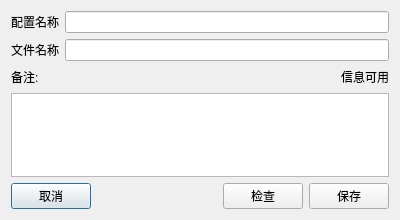
<?xml version="1.0" encoding="UTF-8"?>
<ui version="4.0">
 <class>Dialog_ConfigSaveMsgInput</class>
 <widget class="QDialog" name="Dialog_ConfigSaveMsgInput">
  <property name="geometry">
   <rect>
    <x>0</x>
    <y>0</y>
    <width>400</width>
    <height>220</height>
   </rect>
  </property>
  <property name="windowTitle">
   <string>Dialog</string>
  </property>
  <property name="layoutDirection">
   <enum>Qt::LeftToRight</enum>
  </property>
  <layout class="QVBoxLayout" name="verticalLayout">
   <item>
    <layout class="QFormLayout" name="formLayout">
     <item row="0" column="0">
      <widget class="QLabel" name="label">
       <property name="text">
        <string>配置名称</string>
       </property>
      </widget>
     </item>
     <item row="0" column="1">
      <widget class="QLineEdit" name="ledit_config_name"/>
     </item>
     <item row="1" column="0">
      <widget class="QLabel" name="label_2">
       <property name="text">
        <string>文件名称</string>
       </property>
      </widget>
     </item>
     <item row="1" column="1">
      <widget class="QLineEdit" name="ledit_file_name"/>
     </item>
    </layout>
   </item>
   <item>
    <layout class="QHBoxLayout" name="horizontalLayout_2">
     <item>
      <widget class="QLabel" name="label_3">
       <property name="text">
        <string>备注:</string>
       </property>
      </widget>
     </item>
     <item>
      <spacer name="horizontalSpacer_2">
       <property name="orientation">
        <enum>Qt::Horizontal</enum>
       </property>
       <property name="sizeHint" stdset="0">
        <size>
         <width>40</width>
         <height>20</height>
        </size>
       </property>
      </spacer>
     </item>
     <item>
      <widget class="QLabel" name="label_check_msg">
       <property name="text">
        <string>信息可用</string>
       </property>
      </widget>
     </item>
    </layout>
   </item>
   <item>
    <widget class="QTextEdit" name="tedit_comment"/>
   </item>
   <item>
    <layout class="QHBoxLayout" name="horizontalLayout">
     <item>
      <widget class="QPushButton" name="btn_reject">
       <property name="text">
        <string>取消</string>
       </property>
      </widget>
     </item>
     <item>
      <spacer name="horizontalSpacer">
       <property name="orientation">
        <enum>Qt::Horizontal</enum>
       </property>
       <property name="sizeHint" stdset="0">
        <size>
         <width>40</width>
         <height>20</height>
        </size>
       </property>
      </spacer>
     </item>
     <item>
      <widget class="QPushButton" name="btn_check">
       <property name="text">
        <string>检查</string>
       </property>
      </widget>
     </item>
     <item>
      <widget class="QPushButton" name="btn_save">
       <property name="text">
        <string>保存</string>
       </property>
      </widget>
     </item>
    </layout>
   </item>
  </layout>
 </widget>
 <resources/>
 <connections>
  <connection>
   <sender>btn_save</sender>
   <signal>clicked()</signal>
   <receiver>Dialog_ConfigSaveMsgInput</receiver>
   <slot>accept()</slot>
   <hints>
    <hint type="sourcelabel">
     <x>352</x>
     <y>197</y>
    </hint>
    <hint type="destinationlabel">
     <x>199</x>
     <y>109</y>
    </hint>
   </hints>
  </connection>
  <connection>
   <sender>btn_reject</sender>
   <signal>clicked()</signal>
   <receiver>Dialog_ConfigSaveMsgInput</receiver>
   <slot>reject()</slot>
   <hints>
    <hint type="sourcelabel">
     <x>47</x>
     <y>197</y>
    </hint>
    <hint type="destinationlabel">
     <x>199</x>
     <y>109</y>
    </hint>
   </hints>
  </connection>
 </connections>
</ui>
